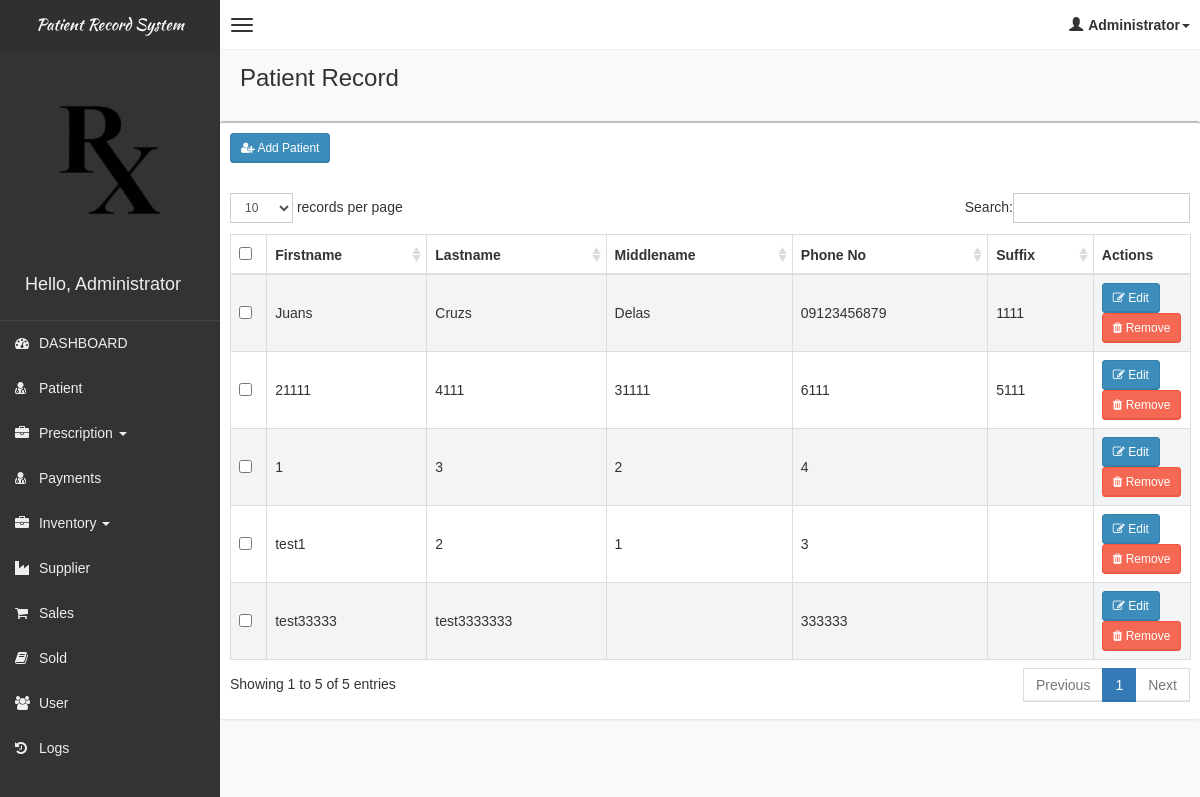
Page /pages/patient/patient.php (signed in) on the committed database.
### tables this page shows
CREATE TABLE IF NOT EXISTS `tblpatient` (
  `id` int(11) NOT NULL AUTO_INCREMENT,
  `firstname` varchar(50) DEFAULT NULL,
  `lastname` varchar(50) DEFAULT NULL,
  `middlename` varchar(50) DEFAULT NULL,
  `phoneno` varchar(20) DEFAULT NULL,
  `adddate` date DEFAULT NULL,
  `sino` varchar(20) DEFAULT NULL,
  `suffix` varchar(255) NOT NULL,
  `date_of_birth` varchar(100) NOT NULL,
  `pwd_citizen_no` varchar(255) NOT NULL,
  `senior_citizen_no` varchar(255) NOT NULL,
  `home_address` text NOT NULL,
  `medical_history` text NOT NULL,
  PRIMARY KEY (`id`)
);

### pages/patient/patient.php (the view, shortened to what this page needs)
<!DOCTYPE html>
<html>
<?php
if (!isset($_SESSION['role'])) {
    header("Location: ../../login.php");
    exit();
} else {
    include('../head_css.php'); ?>
    <body class="skin-black">
        <?php
        include "../connection.php";
        ?>
        <?php include('../header.php'); ?>
        <div class="wrapper row-offcanvas row-offcanvas-left">
            <?php include('../sidebar-left.php'); ?>
            <aside class="right-side">
                <section class="content-header">
                    <h1>Patient Record</h1>
                </section>
                <section class="content">
                    <div class="row">
                        <div class="box">
                            <div class="box-header">
                                <div style="padding:10px;">
                                    <button class="btn btn-primary btn-sm" data-toggle="modal" data-target="#addModal"><i
                                            class="fa fa-user-plus" aria-hidden="true"></i> Add Patient</button>
                                </div>
                            </div>
                            <div class="box-body table-responsive">
                                <form method="post">
                                    <table id="table" class="table table-bordered table-striped">
                                        <thead>
                                            <tr>
                                                <th style="width: 20px !important;"><input type="checkbox"
                                                        name="chk_delete[]" class="cbxMain" onchange="checkMain(this)" />
                                                </th>
                                                <th>Firstname</th>
                                                <th>Lastname</th>
                                                <th>Middlename</th>
                                                <th>Phone No</th>
                                                <th>Suffix</th>
                                                <th style="width: 40px !important;">Actions</th>
                                            </tr>
                                        </thead>
                                        <tbody>
                                            <?php
                                            $squery = mysqli_query($con, "SELECT * FROM tblpatient");
                                            while ($row = mysqli_fetch_array($squery)) {
                                                echo '
                                                    <tr>
                                                        <td><input type="checkbox" name="chk_delete[]" class="chk_delete" value="' . $row['id'] . '" /></td>
                                                        <td>' . $row['firstname'] . '</td>
                                                        <td>' . $row['lastname'] . '</td>
                                                        <td>' . $row['middlename'] . '</td>
                                                        <td>' . $row['phoneno'] . '</td>
                                                        <td>' . $row['suffix'] . '</td>
                                                        <td>
                                                            <button class="btn btn-primary btn-sm" data-target="#editModal' . $row['id'] . '" data-toggle="modal">
                                                                <i class="fa fa-pencil-square-o" aria-hidden="true"></i> Edit
                                                            </button>
                                                            <br>
                                                            <button class="btn btn-danger btn-sm btn-delete" data-target="#deleteModal' . $row['id'] . '" data-toggle="modal"
                                                                id="'.$row['id'].'">
                                                                <i class="fa fa-trash" aria-hidden="true"></i> Remove
                                                            </button>
                                                        </td>
                                                    </tr>
                                                    ';
                                            }
                                            ?>
                                        </tbody>
                                    </table>
                                </form>
                            </div>
                        </div>
                    </div>
                </section>
            </aside>
        </div>
    <?php }
include "../footer.php"; ?>
</body>
</html>

### css/AdminLTE.css (style rules this page uses)
html, body { overflow-x: hidden!important; font-family: 'Source Sans Pro', sans-serif; -webkit-font-smoothing: antialiased; min-height: 100%; background: #f9f9f9; }
.wrapper { min-height: 100%; }
.wrapper:before, .wrapper:after { display: table; content: " "; }
.wrapper:after { clear: both; }
.right-side, .left-side { min-height: 100%; display: block; }
.right-side { background-color: #f9f9f9; margin-left: 220px; }
.content { padding: 20px 15px; background: #f9f9f9; }
h1, h2, h3, h4, h5, h6, .h1, .h2, .h3, .h4, .h5, .h6 { font-family: 'Source Sans Pro', sans-serif; }
.table-striped > tbody > tr:nth-child(odd) > td, .table-striped > tbody > tr:nth-child(odd) > th { background-color: #f3f4f5; }
.right-side > .content-header { position: relative; padding: 15px 15px 10px 20px; }
.right-side > .content-header > h1 { margin: 0; font-size: 24px; }
.box { position: relative; background: #ffffff; border-top: 2px solid #c1c1c1; margin-bottom: 20px; -webkit-border-radius: 3px; -moz-border-radius: 3px; border-radius: 3px; width: 100%; box-shadow: 0px 1px 3px rgba(0, 0, 0, 0.1); }
.box .box-header { position: relative; -webkit-border-top-left-radius: 3px; -webkit-border-top-right-radius: 3px; -webkit-border-bottom-right-radius: 0; -webkit-border-bottom-left-radius: 0; -moz-border-radius-topleft: 3px; -moz-border-radius-topright: 3px; -moz-border-radius-bottomright: 0; -moz-border-radius-bottomleft: 0; border-top-left-radius: 3px; border-top-right-radius: 3px; border-bottom-right-radius: 0; border-bottom-left-radius: 0; border-bottom: 0px solid #f4f4f4; color: #444; padding-bottom: 10px; }
.box .box-header:before, .box .box-header:after { display: table; content: " "; }
.box .box-header:after { clear: both; }
.box .box-body { padding: 10px; -webkit-border-top-left-radius: 0; -webkit-border-top-right-radius: 0; -webkit-border-bottom-right-radius: 3px; -webkit-border-bottom-left-radius: 3px; -moz-border-radius-topleft: 0; -moz-border-radius-topright: 0; -moz-border-radius-bottomright: 3px; -moz-border-radius-bottomleft: 3px; border-top-left-radius: 0; border-top-right-radius: 0; border-bottom-right-radius: 3px; border-bottom-left-radius: 3px; }
.box .box-body .table { margin-bottom: 0; }
.btn { font-weight: 500; -webkit-border-radius: 3px; -moz-border-radius: 3px; border-radius: 3px; border: 1px solid transparent; -webkit-box-shadow: inset 0px -2px 0px 0px rgba(0, 0, 0, 0.09); -moz-box-shadow: inset 0px -2px 0px 0px rgba(0, 0, 0, 0.09); box-shadow: inset 0px -1px 0px 0px rgba(0, 0, 0, 0.09); }
.btn.btn-primary { background-color: #3c8dbc; border-color: #367fa9; }
.btn.btn-danger { background-color: #f56954; border-color: #f4543c; }
.btn.btn-sm { font-size: 12px; }
.skin-black .right-side > .content-header { background: transparent; box-shadow: none; }

### rows in the picture
tblpatient: firstname "Juans", lastname "Cruzs", middlename "Delas", phoneno "09123456879", suffix "1111"
tblpatient: firstname "21111", lastname "4111", middlename "31111", phoneno "6111", suffix "5111"
tblpatient: firstname "1", lastname "3", middlename "2", phoneno "4"
tblpatient: firstname "test1", lastname "2", middlename "1", phoneno "3"
tblpatient: firstname "test33333", lastname "test3333333", phoneno "333333"

### other values in the picture
$_SESSION['role'] "Administrator"
